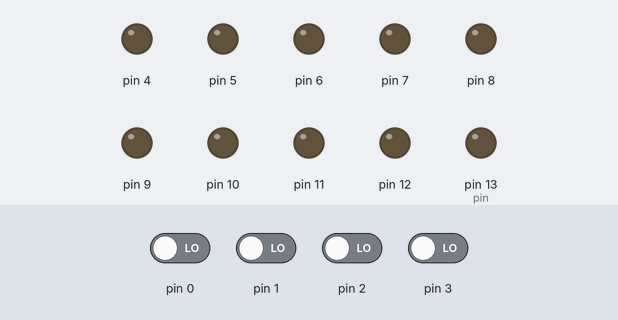
Recording of a sketch running on a simulated Arduino Uno, built with avr-gcc and run on an emulated ATmega328P. Shown: output pins drawn as LEDs (lit = HIGH). The test bench sets the inputs (shaded band); at power-on: pin 0–3 LOW.

Above: at 2.8 s.
2.9 s: pin 0 driven HIGH
At 3.4 s:
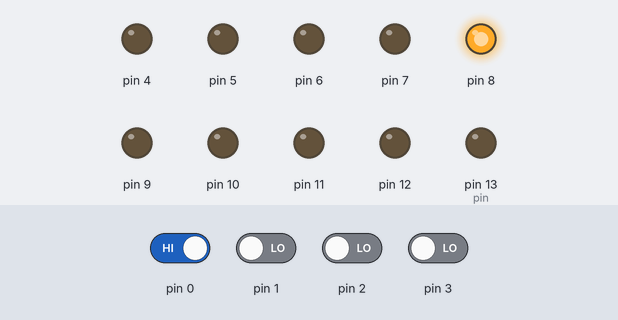
5.5 s: pin 1 driven HIGH
At 6.8 s:
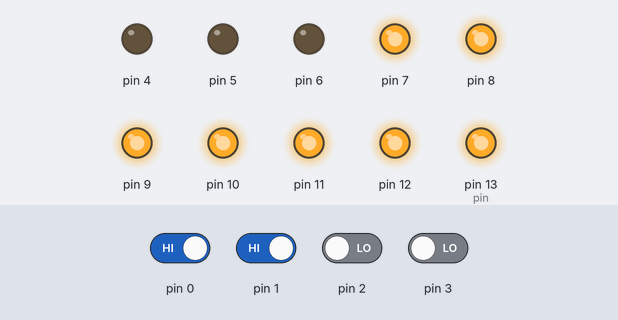
8.5 s: pin 2 driven HIGH
At 9.8 s:
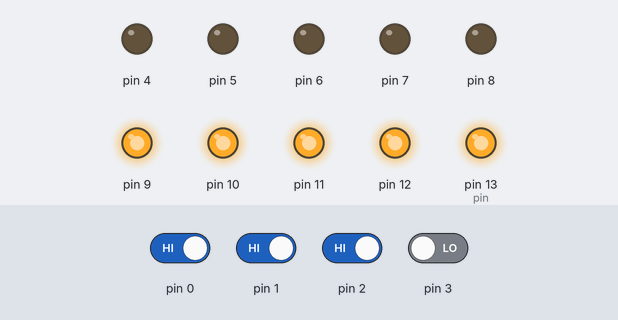
Timing chart, 0 to 11.5 s (numbered marks = the images above; inputs shaded):
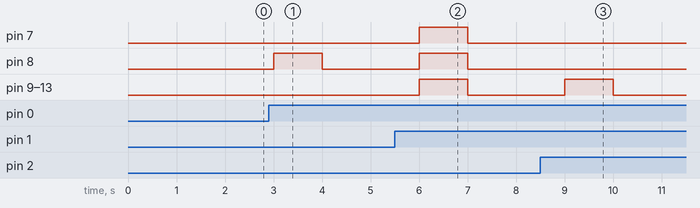

Measured:
- after the input at 2.9 s, pin 8: LOW → HIGH after 0.10 s, → LOW 1.0 s later
- after the input at 5.5 s, pin 7–12, pin 13 (pin): LOW → HIGH after 0.50 s, → LOW 1.0 s later
- after the input at 8.5 s, pin 9–12, pin 13 (pin): LOW → HIGH after 0.50 s, → LOW 1.0 s later

The sketch:

RD_8LEDSgroup___________________________________________fija.ino
```cpp
 int leds1=0B0000000000;
byte pin = 13,nthumb=0,n=0,i; //n veces que se desplaza.
bool medio=0,bit3,bit2,bit1,bit0;
void setup (){
   pinMode(13,OUTPUT);   pinMode(12,OUTPUT);   pinMode(11,OUTPUT);   pinMode(10,OUTPUT);
   pinMode(9,OUTPUT);   pinMode(8,OUTPUT);   pinMode(7,OUTPUT);   pinMode(6,OUTPUT);
   pinMode(5,OUTPUT);  pinMode(4,OUTPUT);
   pinMode(3,INPUT);   pinMode(2,INPUT);   pinMode(1,INPUT);   pinMode(0,INPUT);
}

void loop() {
   bit3=digitalRead(0);
   bit2=digitalRead(1);
   bit1=digitalRead(2);
   bit0=digitalRead(3); //nthumb es cero al inicio.
   //tal vez * no sea para binarios de 10 bits, solo con bools funcionaria este metodo.
   leds1= (nthumb!= bit3*8+bit2*4+bit1*2+bit0)*(0B1111111111 <<(10-nthumb))+ (nthumb== bit3*8+bit2*4+bit1*2+bit0)*(leds1);//si el nthumb anterior es diferente al leido entonces reiniciamos leds
   //n y medio requieren ser reiniciados tambien
   n = (nthumb== bit3*8+bit2*4+bit1*2+bit0)*(n); //si "a" se niega var se reinicia a 0 , si var se cumple n se mantiene igual.
   medio = (nthumb== bit3*8+bit2*4+bit1*2+bit0)*(medio);

   //siempre estamos leyendo los thumbswitch, para saber si hay algun cambio.
   nthumb= bit3*8+bit2*4+bit1*2+bit0;


   //leds1 = 0B1111111111 <<(10-nthumb);//CUMPLE QUE QUEDAN nthumbn 1s en los 10 leds y el resto 0s.
   //leds2 = 0B1111111111 >>(10-nthumb);
   //ledstotal= leds1|leds2; //solo puede haber maximo 5 leds encendidos.
   //ya tenemos la cantidad de leds prendidos
   //leds1= 11100 00000
   //leds2= 00000 00111
   //leds1>>(5-nthumb);
   //leds2<<(5-nthumb);

   //cuando SE CUANTAS VECES DEBO DESPLAZAR ESOS LEDS. Y CUANTOS DEBO REGRESAR y empezamos en n=0, 5-nthumb veces en este caso :
   // leds1 = (n== 5-nthumb)*leds1 + (medio==0)*(n!=5-nthumb)*(leds1>>1) + (medio==1)*(n!=5-nthumb)*(leds<<1)// nunca se usa
   // el primer termino, nunca se usa. pues apenas choca regresa, no espera nada.
   leds1=leds1>>5; //00000 11100
   for(i=0;i<5;i++){
      digitalWrite(9+i,leds1%2);
      leds1=leds1 /2;
   }
   for(i=0;i<5;i++){
      digitalWrite(8-i,leds1%2);
      leds1=leds1/2;
   }
    delay(1000);
    /*
    leds1 =  (medio==0)*(n!=5-nthumb)*(leds1>>1) + (medio==1)*(n!=5-nthumb)*(leds1<<1);//....(x)
    //al no hacer nada en n=5-nthumb, solo se reinicia n y medio cambia
    // ocurren n veces, pero el n==5-nthumb jamas se cumple en esa ecuacion,nunca llegamos al final. solo a 5-nthumb-1

    n++;  //primero se DESPLAZA luego se aumenta,como una evidencia de que si ocurrió y es certero, asi se evita lo del for que es. n-1
    // aqui n es las veces que ya se DESPLAZO. luego de aumentarle uno mas, recien tiene esa definicion.

    //aqui si llegamos a 5-nthumb.
    medio = (n== 5-nthumb)*(!medio); //medio indica si ya se llego al medio con los leds. el n real, aparece cuando n++ ocurre recien.

    n = (n!= 5-nthumb)*(n); //no pasa nada si no cumple , pero si si cumple se hace cero.
    //se le reinicia apenas llego a n=5-nthumb para que no se llegue a un delay innecesario , donde(x) no hace ningun cambio en leds1.

    //contando el 4, por eso funciona 4. sino 5 en el for.
    //en total seran 13 a 9 , 5 numeros que procesaras. PLANR MEJOR. me mare.

*/
}
```
